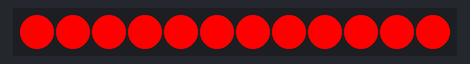
Simulated run of this sketch. Board: Arduino Uno, built with avr-gcc and run on an emulated ATmega328P. On the bench: 12 RGB LEDs in strip order, left to right. Dim RGB values are drawn brighter than linear.

Above: at 0.15 s.
At 5.28 s:
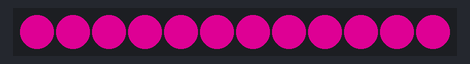
At 9.81 s:
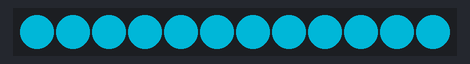
At 19.77 s:
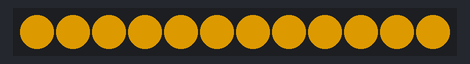
At 29.73 s:
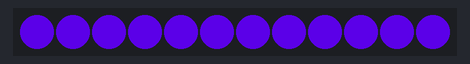
At 39.7 s:
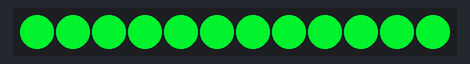

The sketch:

color-wheel.ino
```cpp
#include <Adafruit_NeoPixel.h>
#define LEDPIN 12 // connect the Data from the strip to this pin on the Arduino
#define NUMBER_PIEXELS 12 // the number of pixels in your LED strip
Adafruit_NeoPixel strip = Adafruit_NeoPixel(NUMBER_PIEXELS, LEDPIN, NEO_GRB + NEO_KHZ800);

int wait = 10; // how long we wait on each color (milliseconds)

void setup() {
  strip.begin();
}

void loop() {

    for (int color=0; color<255; color++) {
      for (int i=0; i<strip.numPixels(); i++) {
        strip.setPixelColor(i, Wheel(color));
       }
    strip.show();
    delay(wait);
  }
}

// Input a value 0 to 255 to get a color value.
// The colours are a transition r - g - b - back to r.
uint32_t Wheel(byte WheelPos) {
  WheelPos = 255 - WheelPos;
  if(WheelPos < 85) {
   return strip.Color(255 - WheelPos * 3, 0, WheelPos * 3);
  } else if(WheelPos < 170) {
    WheelPos -= 85;
   return strip.Color(0, WheelPos * 3, 255 - WheelPos * 3);
  } else {
   WheelPos -= 170;
   return strip.Color(WheelPos * 3, 255 - WheelPos * 3, 0);
  }
}
```
